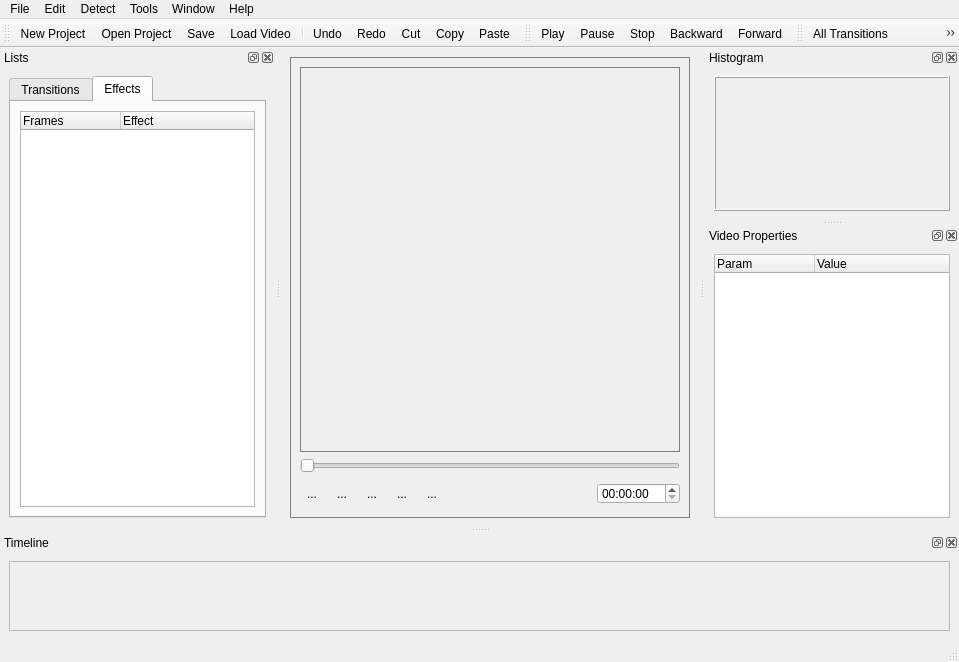
<ui version="4.0" >
 <class>MainWindow</class>
 <widget class="QMainWindow" name="MainWindow" >
  <property name="windowModality" >
   <enum>Qt::ApplicationModal</enum>
  </property>
  <property name="geometry" >
   <rect>
    <x>0</x>
    <y>0</y>
    <width>959</width>
    <height>662</height>
   </rect>
  </property>
  <property name="mouseTracking" >
   <bool>false</bool>
  </property>
  <property name="windowTitle" >
   <string>MainWindow</string>
  </property>
  <property name="dockOptions" >
   <set>QMainWindow::AllowTabbedDocks|QMainWindow::AnimatedDocks</set>
  </property>
  <property name="unifiedTitleAndToolBarOnMac" >
   <bool>false</bool>
  </property>
  <widget class="QWidget" name="centralwidget" >
   <layout class="QGridLayout" >
    <item row="0" column="0" >
     <widget class="QFrame" name="frameVideo" >
      <property name="minimumSize" >
       <size>
        <width>400</width>
        <height>300</height>
       </size>
      </property>
      <property name="contextMenuPolicy" >
       <enum>Qt::ActionsContextMenu</enum>
      </property>
      <property name="acceptDrops" >
       <bool>true</bool>
      </property>
      <property name="autoFillBackground" >
       <bool>false</bool>
      </property>
      <property name="styleSheet" >
       <string notr="true" >QFrame{
border: 1px solid gray
}</string>
      </property>
      <property name="frameShape" >
       <enum>QFrame::StyledPanel</enum>
      </property>
      <layout class="QGridLayout" >
       <item row="0" column="0" colspan="7" >
        <widget class="QLabel" name="videoLabel" >
         <property name="text" >
          <string/>
         </property>
        </widget>
       </item>
       <item row="1" column="0" colspan="7" >
        <widget class="QSlider" name="videoSlider" >
         <property name="orientation" >
          <enum>Qt::Horizontal</enum>
         </property>
        </widget>
       </item>
       <item row="2" column="0" >
        <widget class="QToolButton" name="playButton" >
         <property name="text" >
          <string>...</string>
         </property>
         <property name="icon" >
          <iconset>
           <normaloff>Icons/play.png</normaloff>Icons/play.png</iconset>
         </property>
         <property name="iconSize" >
          <size>
           <width>20</width>
           <height>20</height>
          </size>
         </property>
         <property name="popupMode" >
          <enum>QToolButton::DelayedPopup</enum>
         </property>
         <property name="toolButtonStyle" >
          <enum>Qt::ToolButtonIconOnly</enum>
         </property>
         <property name="autoRaise" >
          <bool>true</bool>
         </property>
        </widget>
       </item>
       <item row="2" column="1" >
        <widget class="QToolButton" name="pauseButton" >
         <property name="text" >
          <string>...</string>
         </property>
         <property name="icon" >
          <iconset>
           <normaloff>Icons/pause.png</normaloff>Icons/pause.png</iconset>
         </property>
         <property name="iconSize" >
          <size>
           <width>20</width>
           <height>20</height>
          </size>
         </property>
         <property name="autoRaise" >
          <bool>true</bool>
         </property>
        </widget>
       </item>
       <item row="2" column="2" >
        <widget class="QToolButton" name="backButton" >
         <property name="text" >
          <string>...</string>
         </property>
         <property name="icon" >
          <iconset>
           <normaloff>Icons/back.png</normaloff>Icons/back.png</iconset>
         </property>
         <property name="iconSize" >
          <size>
           <width>20</width>
           <height>20</height>
          </size>
         </property>
         <property name="autoRaise" >
          <bool>true</bool>
         </property>
        </widget>
       </item>
       <item row="2" column="3" >
        <widget class="QToolButton" name="forwardButton" >
         <property name="text" >
          <string>...</string>
         </property>
         <property name="icon" >
          <iconset>
           <normaloff>Icons/forward.png</normaloff>Icons/forward.png</iconset>
         </property>
         <property name="iconSize" >
          <size>
           <width>20</width>
           <height>20</height>
          </size>
         </property>
         <property name="autoRaise" >
          <bool>true</bool>
         </property>
        </widget>
       </item>
       <item row="2" column="4" >
        <widget class="QToolButton" name="stopButton" >
         <property name="text" >
          <string>...</string>
         </property>
         <property name="icon" >
          <iconset>
           <normaloff>Icons/stop.png</normaloff>Icons/stop.png</iconset>
         </property>
         <property name="iconSize" >
          <size>
           <width>20</width>
           <height>20</height>
          </size>
         </property>
         <property name="autoRaise" >
          <bool>true</bool>
         </property>
        </widget>
       </item>
       <item row="2" column="5" >
        <spacer>
         <property name="orientation" >
          <enum>Qt::Horizontal</enum>
         </property>
         <property name="sizeHint" stdset="0" >
          <size>
           <width>236</width>
           <height>29</height>
          </size>
         </property>
        </spacer>
       </item>
       <item row="2" column="6" >
        <widget class="QTimeEdit" name="videoTime" >
         <property name="minimumSize" >
          <size>
           <width>83</width>
           <height>21</height>
          </size>
         </property>
         <property name="maximumSize" >
          <size>
           <width>65</width>
           <height>21</height>
          </size>
         </property>
         <property name="layoutDirection" >
          <enum>Qt::LeftToRight</enum>
         </property>
         <property name="currentSection" >
          <enum>QDateTimeEdit::SecondSection</enum>
         </property>
         <property name="displayFormat" >
          <string>HH:mm:ss</string>
         </property>
         <property name="currentSectionIndex" >
          <number>2</number>
         </property>
         <property name="time" >
          <time>
           <hour>0</hour>
           <minute>0</minute>
           <second>0</second>
          </time>
         </property>
        </widget>
       </item>
      </layout>
     </widget>
    </item>
   </layout>
  </widget>
  <widget class="QMenuBar" name="menubar" >
   <property name="geometry" >
    <rect>
     <x>0</x>
     <y>0</y>
     <width>959</width>
     <height>23</height>
    </rect>
   </property>
   <widget class="QMenu" name="menuFile" >
    <property name="title" >
     <string>File</string>
    </property>
    <addaction name="actionNewProject" />
    <addaction name="actionOpenProject" />
    <addaction name="actionLoadVideo" />
    <addaction name="actionSaveAs" />
    <addaction name="actionSave" />
    <addaction name="separator" />
    <addaction name="actionRecent_Files" />
    <addaction name="separator" />
    <addaction name="actionExit" />
   </widget>
   <widget class="QMenu" name="menuEdit" >
    <property name="title" >
     <string>Edit</string>
    </property>
    <addaction name="actionUndo" />
    <addaction name="actionRedo" />
    <addaction name="separator" />
    <addaction name="actionCut" />
    <addaction name="actionPaste" />
    <addaction name="actionCopy" />
   </widget>
   <widget class="QMenu" name="menuDetect" >
    <property name="title" >
     <string>Detect</string>
    </property>
    <widget class="QMenu" name="menuOnly_Fades" >
     <property name="title" >
      <string>Only Fades</string>
     </property>
     <addaction name="actionOnlyFadeIn" />
     <addaction name="actionOnlyFadeOut" />
     <addaction name="actionAllFades" />
    </widget>
    <addaction name="actionAllTransitions" />
    <addaction name="actionOnlyCuts" />
    <addaction name="menuOnly_Fades" />
    <addaction name="actionOnlyDissolve" />
   </widget>
   <widget class="QMenu" name="menuTools" >
    <property name="title" >
     <string>Tools</string>
    </property>
    <addaction name="actionPlay" />
    <addaction name="actionPause" />
    <addaction name="actionStop" />
    <addaction name="actionBackward" />
    <addaction name="actionForward" />
   </widget>
   <widget class="QMenu" name="menuWindow" >
    <property name="title" >
     <string>Window</string>
    </property>
    <addaction name="actionHistogram" />
    <addaction name="actionTimeline" />
   </widget>
   <widget class="QMenu" name="menuHelp" >
    <property name="title" >
     <string>Help</string>
    </property>
   </widget>
   <addaction name="menuFile" />
   <addaction name="menuEdit" />
   <addaction name="menuDetect" />
   <addaction name="menuTools" />
   <addaction name="menuWindow" />
   <addaction name="menuHelp" />
  </widget>
  <widget class="QToolBar" name="mainToolBar" >
   <property name="windowTitle" >
    <string>mainToolBar</string>
   </property>
   <attribute name="toolBarArea" >
    <enum>TopToolBarArea</enum>
   </attribute>
   <attribute name="toolBarBreak" >
    <bool>false</bool>
   </attribute>
   <addaction name="actionNewProject" />
   <addaction name="actionOpenProject" />
   <addaction name="actionSave" />
   <addaction name="actionLoadVideo" />
   <addaction name="separator" />
   <addaction name="actionUndo" />
   <addaction name="actionRedo" />
   <addaction name="actionCut" />
   <addaction name="actionCopy" />
   <addaction name="actionPaste" />
  </widget>
  <widget class="QDockWidget" name="widgetTrees" >
   <property name="windowTitle" >
    <string>Lists</string>
   </property>
   <attribute name="dockWidgetArea" >
    <number>1</number>
   </attribute>
   <widget class="QWidget" name="dockWidgetContents_5" >
    <layout class="QGridLayout" >
     <item row="0" column="0" >
      <widget class="QTabWidget" name="tabTransEffect" >
       <property name="currentIndex" >
        <number>1</number>
       </property>
       <widget class="QWidget" name="tabTransitions" >
        <attribute name="title" >
         <string>Transitions</string>
        </attribute>
        <layout class="QGridLayout" >
         <item row="0" column="0" >
          <widget class="QTreeWidget" name="transitionsTree" >
           <property name="sizePolicy" >
            <sizepolicy vsizetype="Preferred" hsizetype="Preferred" >
             <horstretch>0</horstretch>
             <verstretch>0</verstretch>
            </sizepolicy>
           </property>
           <property name="frameShape" >
            <enum>QFrame::StyledPanel</enum>
           </property>
           <property name="frameShadow" >
            <enum>QFrame::Sunken</enum>
           </property>
           <property name="allColumnsShowFocus" >
            <bool>true</bool>
           </property>
           <column>
            <property name="text" >
             <string>Number</string>
            </property>
           </column>
           <column>
            <property name="text" >
             <string>Type</string>
            </property>
           </column>
           <column>
            <property name="text" >
             <string>Position</string>
            </property>
           </column>
          </widget>
         </item>
        </layout>
       </widget>
       <widget class="QWidget" name="tabEffects" >
        <attribute name="title" >
         <string>Effects</string>
        </attribute>
        <layout class="QGridLayout" >
         <item row="0" column="0" >
          <widget class="QTreeWidget" name="effectsTree" >
           <property name="sizePolicy" >
            <sizepolicy vsizetype="Preferred" hsizetype="Preferred" >
             <horstretch>0</horstretch>
             <verstretch>0</verstretch>
            </sizepolicy>
           </property>
           <property name="allColumnsShowFocus" >
            <bool>true</bool>
           </property>
           <column>
            <property name="text" >
             <string>Frames</string>
            </property>
           </column>
           <column>
            <property name="text" >
             <string>Effect</string>
            </property>
           </column>
          </widget>
         </item>
        </layout>
       </widget>
      </widget>
     </item>
    </layout>
    <zorder>tabTransEffect</zorder>
    <zorder>timelineLabel</zorder>
   </widget>
  </widget>
  <widget class="QDockWidget" name="widgetHistogram" >
   <property name="enabled" >
    <bool>true</bool>
   </property>
   <property name="sizePolicy" >
    <sizepolicy vsizetype="Fixed" hsizetype="Fixed" >
     <horstretch>4</horstretch>
     <verstretch>0</verstretch>
    </sizepolicy>
   </property>
   <property name="minimumSize" >
    <size>
     <width>253</width>
     <height>172</height>
    </size>
   </property>
   <property name="floating" >
    <bool>false</bool>
   </property>
   <property name="windowTitle" >
    <string>Histogram</string>
   </property>
   <attribute name="dockWidgetArea" >
    <number>2</number>
   </attribute>
   <widget class="QWidget" name="dockWidgetContents_2" >
    <layout class="QGridLayout" >
     <item row="0" column="0" >
      <widget class="QLabel" name="histogramLabel" >
       <property name="minimumSize" >
        <size>
         <width>235</width>
         <height>132</height>
        </size>
       </property>
       <property name="frameShape" >
        <enum>QFrame::Box</enum>
       </property>
       <property name="frameShadow" >
        <enum>QFrame::Raised</enum>
       </property>
       <property name="text" >
        <string/>
       </property>
      </widget>
     </item>
    </layout>
   </widget>
  </widget>
  <widget class="QDockWidget" name="widgetDockTimeline" >
   <property name="allowedAreas" >
    <set>Qt::AllDockWidgetAreas</set>
   </property>
   <property name="windowTitle" >
    <string>Timeline</string>
   </property>
   <attribute name="dockWidgetArea" >
    <number>8</number>
   </attribute>
   <widget class="QWidget" name="dockWidgetContents_4" >
    <layout class="QGridLayout" >
     <item rowspan="2" row="0" column="0" >
      <widget class="QScrollArea" name="scrollArea" >
       <property name="widgetResizable" >
        <bool>true</bool>
       </property>
       <widget class="QWidget" name="scrollAreaWidgetContents" >
        <property name="geometry" >
         <rect>
          <x>0</x>
          <y>0</y>
          <width>939</width>
          <height>98</height>
         </rect>
        </property>
        <layout class="QGridLayout" name="gridLayout_2" >
         <item row="0" column="0" >
          <widget class="QWidgetTimeline" native="1" name="widgetTimeline" >
           <layout class="QGridLayout" name="gridLayout" >
            <item row="0" column="0" >
             <widget class="QLabel" name="timelineLabel" >
              <property name="text" >
               <string/>
              </property>
             </widget>
            </item>
           </layout>
          </widget>
         </item>
        </layout>
       </widget>
      </widget>
     </item>
    </layout>
    <zorder>timelineView</zorder>
    <zorder>horizontalScrollBar_2</zorder>
    <zorder>timelineLabel</zorder>
    <zorder>horizontalScrollBar</zorder>
    <zorder>scrollArea</zorder>
    <zorder>widget</zorder>
    <zorder>widgetTimeline</zorder>
    <zorder>scrollArea</zorder>
   </widget>
  </widget>
  <widget class="QDockWidget" name="widgetProperties" >
   <property name="windowTitle" >
    <string>Video Properties</string>
   </property>
   <attribute name="dockWidgetArea" >
    <number>2</number>
   </attribute>
   <widget class="QWidget" name="dockWidgetContents" >
    <layout class="QGridLayout" >
     <item row="0" column="0" >
      <widget class="QTreeWidget" name="videoPropertiesTree" >
       <column>
        <property name="text" >
         <string>Param</string>
        </property>
       </column>
       <column>
        <property name="text" >
         <string>Value</string>
        </property>
       </column>
      </widget>
     </item>
    </layout>
   </widget>
  </widget>
  <widget class="QStatusBar" name="statusBar" />
  <widget class="QToolBar" name="videoToolBar" >
   <property name="windowTitle" >
    <string>videoToolBar</string>
   </property>
   <attribute name="toolBarArea" >
    <enum>TopToolBarArea</enum>
   </attribute>
   <attribute name="toolBarBreak" >
    <bool>false</bool>
   </attribute>
   <addaction name="actionPlay" />
   <addaction name="actionPause" />
   <addaction name="actionStop" />
   <addaction name="actionBackward" />
   <addaction name="actionForward" />
  </widget>
  <widget class="QToolBar" name="detectionToolbar" >
   <property name="windowTitle" >
    <string>detectionToolBar</string>
   </property>
   <attribute name="toolBarArea" >
    <enum>TopToolBarArea</enum>
   </attribute>
   <attribute name="toolBarBreak" >
    <bool>false</bool>
   </attribute>
   <addaction name="actionAllTransitions" />
   <addaction name="actionOnlyCuts" />
   <addaction name="actionOnlyFadeIn" />
   <addaction name="actionOnlyFadeOut" />
   <addaction name="actionAllFades" />
   <addaction name="actionOnlyDissolve" />
  </widget>
  <action name="actionNewProject" >
   <property name="icon" >
    <iconset>
     <normaloff>Icons/filenew.png</normaloff>Icons/filenew.png</iconset>
   </property>
   <property name="text" >
    <string>New Project...</string>
   </property>
   <property name="shortcut" >
    <string>Ctrl+N</string>
   </property>
   <property name="shortcutContext" >
    <enum>Qt::WindowShortcut</enum>
   </property>
  </action>
  <action name="actionOpenProject" >
   <property name="checkable" >
    <bool>false</bool>
   </property>
   <property name="icon" >
    <iconset>
     <normaloff>Icons/fileopen.png</normaloff>Icons/fileopen.png</iconset>
   </property>
   <property name="text" >
    <string>Open Project...</string>
   </property>
   <property name="shortcut" >
    <string>Ctrl+O</string>
   </property>
  </action>
  <action name="actionLoadVideo" >
   <property name="icon" >
    <iconset>
     <normaloff>Icons/load_video.png</normaloff>Icons/load_video.png</iconset>
   </property>
   <property name="text" >
    <string>Load Video...</string>
   </property>
   <property name="shortcut" >
    <string>Ctrl+Shift+O</string>
   </property>
  </action>
  <action name="actionSaveAs" >
   <property name="text" >
    <string>Save As...</string>
   </property>
   <property name="shortcut" >
    <string>Ctrl+Shift+S</string>
   </property>
  </action>
  <action name="actionSave" >
   <property name="icon" >
    <iconset>
     <normaloff>Icons/filesave.png</normaloff>Icons/filesave.png</iconset>
   </property>
   <property name="text" >
    <string>Save</string>
   </property>
   <property name="shortcut" >
    <string>Ctrl+S</string>
   </property>
  </action>
  <action name="actionRecent_Files" >
   <property name="text" >
    <string>Recent Files</string>
   </property>
  </action>
  <action name="actionExit" >
   <property name="icon" >
    <iconset>
     <normaloff>Icons/exit.png</normaloff>Icons/exit.png</iconset>
   </property>
   <property name="text" >
    <string>Exit</string>
   </property>
  </action>
  <action name="actionUndo" >
   <property name="icon" >
    <iconset>
     <normaloff>Icons/undo.png</normaloff>Icons/undo.png</iconset>
   </property>
   <property name="text" >
    <string>Undo</string>
   </property>
   <property name="shortcut" >
    <string>Ctrl+Z</string>
   </property>
  </action>
  <action name="actionRedo" >
   <property name="icon" >
    <iconset>
     <normaloff>Icons/redo.png</normaloff>Icons/redo.png</iconset>
   </property>
   <property name="text" >
    <string>Redo</string>
   </property>
   <property name="shortcut" >
    <string>Ctrl+Y</string>
   </property>
  </action>
  <action name="actionCut" >
   <property name="icon" >
    <iconset>
     <normaloff>Icons/editcut.png</normaloff>Icons/editcut.png</iconset>
   </property>
   <property name="text" >
    <string>Cut</string>
   </property>
  </action>
  <action name="actionPaste" >
   <property name="icon" >
    <iconset>
     <normaloff>Icons/editpaste.png</normaloff>Icons/editpaste.png</iconset>
   </property>
   <property name="text" >
    <string>Paste</string>
   </property>
  </action>
  <action name="actionCopy" >
   <property name="icon" >
    <iconset>
     <normaloff>Icons/copy.png</normaloff>Icons/copy.png</iconset>
   </property>
   <property name="text" >
    <string>Copy</string>
   </property>
  </action>
  <action name="actionAllTransitions" >
   <property name="icon" >
    <iconset>
     <normaloff>Icons/all.png</normaloff>Icons/all.png</iconset>
   </property>
   <property name="text" >
    <string>All Transitions</string>
   </property>
  </action>
  <action name="actionOnlyCuts" >
   <property name="icon" >
    <iconset>
     <normaloff>Icons/cut.png</normaloff>Icons/cut.png</iconset>
   </property>
   <property name="text" >
    <string>Only Cuts</string>
   </property>
  </action>
  <action name="actionOnlyDissolve" >
   <property name="icon" >
    <iconset>
     <normaloff>Icons/dissolve.png</normaloff>Icons/dissolve.png</iconset>
   </property>
   <property name="text" >
    <string>Only Dissolve</string>
   </property>
  </action>
  <action name="actionOnlyFadeIn" >
   <property name="icon" >
    <iconset>
     <normaloff>Icons/fadein.png</normaloff>Icons/fadein.png</iconset>
   </property>
   <property name="text" >
    <string>Only Fade-In</string>
   </property>
  </action>
  <action name="actionOnlyFadeOut" >
   <property name="icon" >
    <iconset>
     <normaloff>Icons/fadeout.png</normaloff>Icons/fadeout.png</iconset>
   </property>
   <property name="text" >
    <string>Only Fade-Out</string>
   </property>
  </action>
  <action name="actionHistogram" >
   <property name="text" >
    <string>Histogram</string>
   </property>
  </action>
  <action name="actionTimeline" >
   <property name="text" >
    <string>Timeline</string>
   </property>
  </action>
  <action name="actionROC_Curve" >
   <property name="text" >
    <string>ROC Curve</string>
   </property>
  </action>
  <action name="actionAllFades" >
   <property name="icon" >
    <iconset>
     <normaloff>Icons/fades.png</normaloff>Icons/fades.png</iconset>
   </property>
   <property name="text" >
    <string>All Fades</string>
   </property>
  </action>
  <action name="actionPlay" >
   <property name="icon" >
    <iconset>
     <normaloff>Icons/play.png</normaloff>Icons/play.png</iconset>
   </property>
   <property name="text" >
    <string>Play</string>
   </property>
  </action>
  <action name="actionPause" >
   <property name="icon" >
    <iconset>
     <normaloff>Icons/pause.png</normaloff>Icons/pause.png</iconset>
   </property>
   <property name="text" >
    <string>Pause</string>
   </property>
  </action>
  <action name="actionStop" >
   <property name="icon" >
    <iconset>
     <normaloff>Icons/stop.png</normaloff>Icons/stop.png</iconset>
   </property>
   <property name="text" >
    <string>Stop</string>
   </property>
  </action>
  <action name="actionBackward" >
   <property name="icon" >
    <iconset>
     <normaloff>Icons/back.png</normaloff>Icons/back.png</iconset>
   </property>
   <property name="text" >
    <string>Backward</string>
   </property>
  </action>
  <action name="actionForward" >
   <property name="icon" >
    <iconset>
     <normaloff>Icons/forward.png</normaloff>Icons/forward.png</iconset>
   </property>
   <property name="text" >
    <string>Forward</string>
   </property>
  </action>
 </widget>
 <customwidgets>
  <customwidget>
   <class>QWidgetTimeline</class>
   <extends>QWidget</extends>
   <header location="global" >../include/QWidgetTimeline.h</header>
   <container>1</container>
  </customwidget>
 </customwidgets>
 <resources/>
 <connections/>
</ui>
